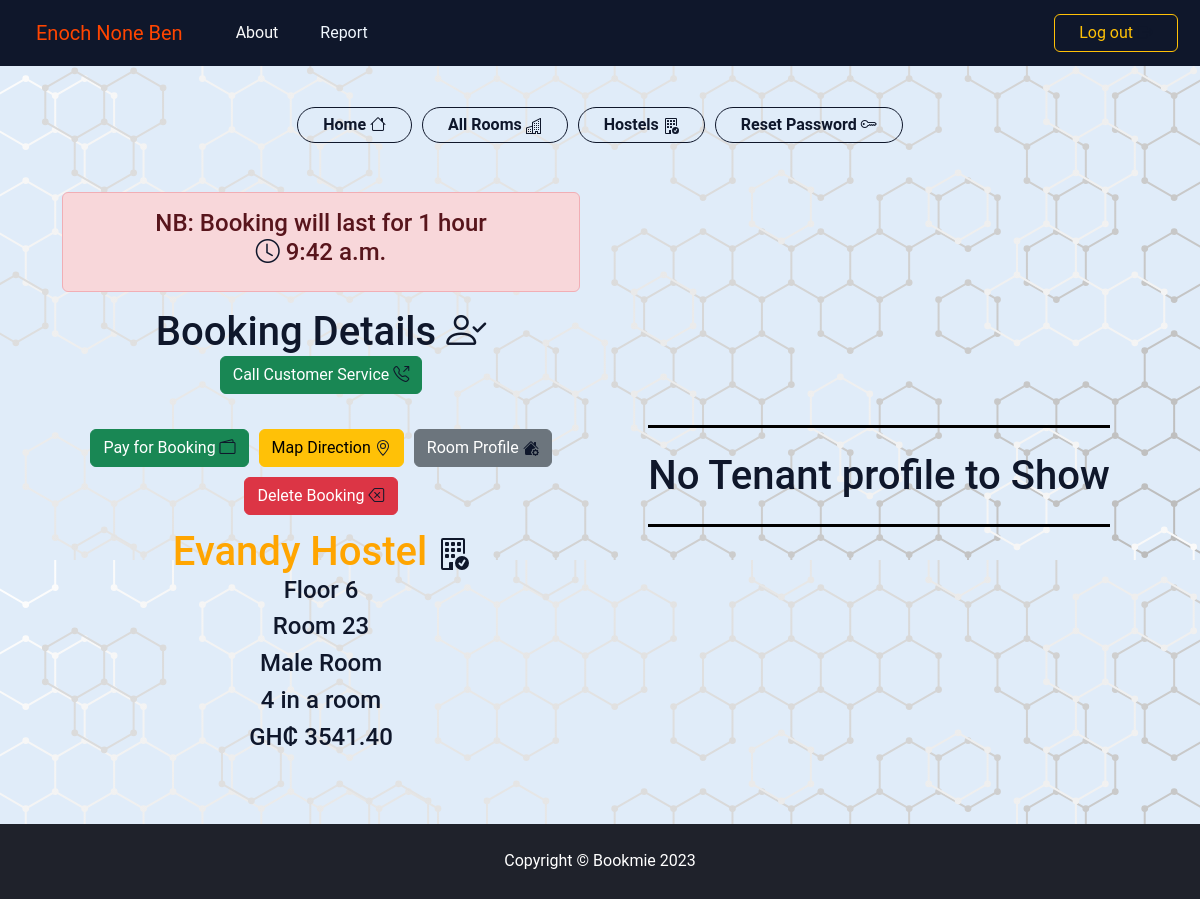
Before: /accounts/booking-and-payments/ (signed in) with the older database file.
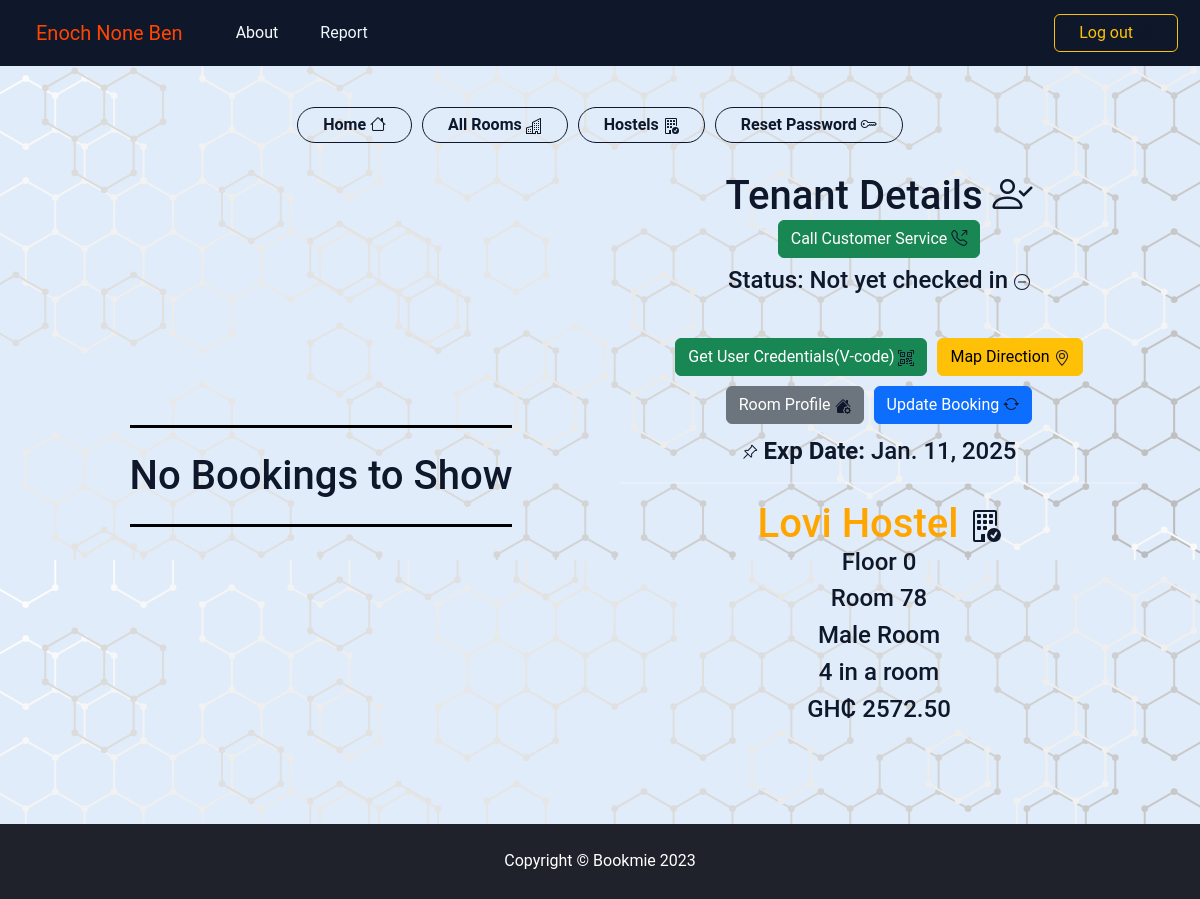
After: the same page with the newer database file.
### core/models.py (models this page shows, shortened)
class Booking(models.Model):
    room = models.ForeignKey(RoomProfile, on_delete=models.CASCADE)
    room_number = models.CharField(max_length=20)
    hostel = models.ForeignKey(HostelProfile, on_delete=models.CASCADE)
    campus = models.ForeignKey(CampusProfile, on_delete=models.CASCADE)
    user = models.ForeignKey(CustomUser, on_delete=models.CASCADE)
    student_id = models.CharField(max_length=20)
    booking_id = models.UUIDField(primary_key=True, default=uuid.uuid4, editable=False, unique=True)
    start_time = models.DateTimeField(auto_now_add=True)
    end_time = models.DateTimeField(null=True, blank=True)
    status = models.CharField(max_length=20)
    payed = models.BooleanField(default=False)
    is_updating_vcode = models.BooleanField(default=False)
    class Meta:
        ordering = ('-start_time',)

class Tenant(models.Model):
    user = models.ForeignKey(CustomUser, on_delete=models.CASCADE)
    tenant_id = models.UUIDField(primary_key=True, default=uuid.uuid4, editable=False, unique=True)
    room = models.ForeignKey(RoomProfile, on_delete=models.CASCADE)
    hostel = models.ForeignKey(HostelProfile, on_delete=models.CASCADE)
    payed = models.BooleanField(default=False)
    checked_in = models.BooleanField(default=False)
    verification_code = models.CharField(max_length=700,
                                        default='unavailable',
                                        unique=True,
                                        editable=False)
    start_date = models.DateTimeField(auto_now_add=True)
    end_date = models.DateTimeField()
    class Meta:
        ordering = ('-start_date',)

### hostel_app/models.py (models this page shows, shortened)
class HostelProfile(models.Model):
    hostel_name = models.CharField(max_length=50)
    hostel_id = models.UUIDField(default=uuid.uuid4,
                                 editable=False, unique=True)
    hostel_code = models.CharField(max_length=100,
                                   null=True, blank=True,
                                   unique=True)
    hostel_image = models.ImageField(upload_to='HostelProfiles',
                                      default='unavailable.jpg')
    hostel_manager_profile_picture = models.ImageField(default="unknown_profile.jpg", upload_to="ManagersProfilePictures")
    room_image =  models.ImageField(upload_to='RoomImages',verbose_name="Image of one room",
                                      default='unavailable.jpg')
    room_image2 = models.ImageField(upload_to='RoomImages',verbose_name="Image2 of one room",
                                      default='unavailable.jpg')
    room_image3 = models.ImageField(upload_to='RoomImages',verbose_name="Image3 of one room",
                                      default='unavailable.jpg')
    category = models.CharField(max_length=15,
                                    verbose_name='type',default='Hostel',
                                    blank=False, choices=category)
    rating = models.IntegerField(choices=rating, verbose_name='Stars',
                                       default=1)
    price_range = models.CharField(max_length=50,
                                   default='unavailable',
                                   blank=True)
    number_of_rooms = models.IntegerField(default=5)
    campus = models.ForeignKey(CampusProfile, on_delete=models.SET_NULL, null=True)
    hostel_manager = models.OneToOneField(CustomUser, on_delete=models.SET_NULL,
                                          related_name='hostels', null=True,)
    hostel_email = models.EmailField(blank=True)
    account_number = models.CharField(max_length=70,
                                      default='unavailable',)
    bank_code = models.CharField(max_length=50, choices=Banks ,default='unavailable')
    mobile_money = models.CharField(max_length=14,
                                    default='unavailable',)
    manager_contact = models.CharField(max_length=10, blank=True,
                                       verbose_name="Manager's Contact")
    hostel_contact = models.CharField(max_length=10, verbose_name="Hostel's Contact")
    other_contact = models.CharField(max_length=10, blank=True)
    location = models.CharField(max_length=500, default="location unavailable")
    main_website = models.URLField(null=True, blank=True,
                                verbose_name='Hostel Website')
    verified = models.BooleanField(default=False)
    occupied = models.BooleanField(default=False)
    address = map_fields.AddressField(max_length=200, blank=True, null=True)
    geolocation = map_fields.GeoLocationField(max_length=500, blank=True, null=True)
    facilities = models.TextField(default="unavailable")
    class Meta:
        db_table = 'hostel_profiles'
        ordering = ('-hostel_name',)

### rooms_app/models.py (models this page shows, shortened)
class RoomProfile(models.Model):
    room_no = models.CharField(max_length=20,default=000,verbose_name='Room number')
    floor_no = models.IntegerField(default=0,verbose_name='Floor number')
    room_id = models.UUIDField(primary_key=True, default=uuid.uuid4, editable=False, unique=True)
    hostel = models.ForeignKey(HostelProfile, on_delete=models.CASCADE,
                               related_name='rooms')
    campus = models.ForeignKey(CampusProfile, on_delete=models.SET_NULL,
                                verbose_name="Campus where Room is located",
                                null=True)
    room_capacity = models.PositiveIntegerField(default=4)
    bed_space_left = models.IntegerField(default=0)
    gender = models.CharField(max_length=20,
                            choices=[('female','female'),('male','male'),('open','open')],
                            verbose_name="Gender of room",
                            default="open")
    room_price = models.DecimalField(blank=False, decimal_places=2, max_digits=8)
    ptf_room_price = models.DecimalField(default=0.0, editable=False, decimal_places=2, max_digits=8)
    """
    field just there to compare and check if the field "room price"
    has been changed or not when the save method is called on an object
    """
    previous_price_check = models.DecimalField(blank=True, editable=False,
                                      null=True, decimal_places=2, max_digits=7)
    rating = models.IntegerField(choices=rating ,blank=False,
                                 default='⭐', )
    booking_count = models.PositiveIntegerField(default=0)
    booking_occupied = models.BooleanField(default=False)
    platform_occupied = models.BooleanField(default=False)
    occupied = models.BooleanField(default=False)
    inbuilt_kitchen = models.BooleanField(default=False)
    """ if room does not contain bathroom then it is shared """
    inbuilt_bathroom = models.BooleanField(default=False)
    inbuilt_balcony = models.BooleanField(default=False)
    air_condition = models.BooleanField(default=False)
    class Meta:
        db_table = "room_profiles"
    def save(self, *args, **kwargs):
        if self.room_price!=self.previous_price_check:
            addtional_pricing: float = float(self.room_price) * settings.SUPPLY_COST_PERCENTAGE
            self.ptf_room_price = float(self.room_price) + addtional_pricing
            self.previous_price_check = self.room_price
        else:
            """
            Do nothing to ptf price if room price is still the same,
            could be that the room has been updated but not the
            price which does not need to be updated
            """
            pass
        return super().save(*args, **kwargs)

### accounts/views.py (the view)
# urls.py: path('booking-and-payments/', views.booking_and_payments, name='booking-and-payments'),
@login_required()
def booking_and_payments(request):
    get_user = CustomUser.objects.get(id=request.user.id)
    if Booking.objects.filter(user=request.user).exists():
        booking = Booking.objects.get(user=request.user)
        tenant = False
        context = {'user':get_user, 'tenant':tenant,'booking': booking,}
        return render(request, 'booking_and_payments.html',context=context)
    elif Tenant.objects.filter(user=request.user).exists():
        tenant = Tenant.objects.get(user=request.user)
        booking = False
        context = {'user':get_user,'booking': booking,'tenant':tenant}
        return render(request, 'booking_and_payments.html',context=context)
    else:
        return render(request, 'booking_and_payments.html')

### templates/booking_and_payments.html (shortened to what the changed rows need)
{% load static %}
<!DOCTYPE html>
<html lang="en">
  <head>
    <link
      href="{% static 'profileStaticfiles/css/styles.css' %}"
      rel="stylesheet"
    />
    <link
      href="https://cdn.jsdelivr.net/npm/bootstrap@5.3.2/dist/css/bootstrap.min.css"
      rel="stylesheet"
    />
    <link
      href="https://cdn.jsdelivr.net/npm/bootstrap-icons@1.5.0/font/bootstrap-icons.css"
      rel="stylesheet"
    />
    <link
      rel="stylesheet"
      href="{% static 'booking_and_payments/styles.css' %}"
    />
  </head>
  <body>
    <br />
    <br />
    <br />
    <div class="container py-4">
      <div class="left-half">
        <div class="user-info">
          {% if booking %}
          <div>
            <div class="alert alert-danger" role="alert">
              <h4 style="text-align: center">
                NB: Booking will last for 1 hour
                <br>
                <i class="bi bi-clock"></i> {{ booking.end_time.time }}
              </h4>
            </div>
            <h1>
              Booking Details
              <i class="bi bi-person-check"></i>
            </h1>
            <a href="tel:0206237060" type="button" class="btn btn-success">Call Customer Service
              <i class="bi bi-telephone-outbound"></i>
            </a>
            <div class="box mb-4">
              <div class="">
                <a
                  href="{% url 'payments:init-payment' booking.room.room_id %}"
                  class="btn btn-success"
                >
                  Pay for Booking
                  <i class="bi bi-wallet2"></i>
                </a>
              </div>
              <div class="">
                <a
                  href="{%  url 'maps:hostel-direction' booking.room.hostel.hostel_id %}"
                  id="direction"
                  class="btn btn-warning"
                  >
                  Map Direction
                </a
                >
              </div>
              <div class="">
                <a
                  href="{% url 'rooms:profile' booking.room.room_id %}"
                  class="btn btn-secondary"
                >
                  Room Profile
                </a>
              </div>
              <div class="">
                <a
                  href="{% url 'core:delete-booking' %}"
                  class="btn btn-danger"
                >
                  Delete Booking
                  <i class="bi bi-backspace"></i>
                </a>
              </div>
            </div>
            <br />
            <h1 style="color: orange;">{{ booking.hostel.hostel_name }}
            </h1>
            <h4>Floor {{ booking.room.floor_no }}</h4>
            <h4>Room {{ booking.room.room_no }}</h4>
            <h4>{{ booking.room.gender.capitalize }} Room</h4>
            <h4>{{ booking.room.room_capacity }} in a room</h4>
            <h4>GH₵ {{ booking.room.ptf_room_price }}</h4>
          </div>
          {% else %}
          <h1 class="empty py-4">No Bookings to Show</h1>
          {% endif %}
        </div>
      </div>
      <div class="right-half">
        {% if tenant %}
        <div>
          <h1>Tenant Details
          <i class="bi bi-person-check"></i>
          </h1>
          <a href="tel:0206237060" type="button" class="btn btn-success mb-2">Call Customer Service
            <i class="bi bi-telephone-outbound"></i>
          </a>
          {% if tenant.checked_in %}
          <h4>
            Status: Checked in
            <svg
              xmlns="http://www.w3.org/2000/svg"
              width="16"
              height="16"
              fill="currentColor"
              class="bi bi-check-circle"
              viewBox="0 0 16 16"
            >
              <path
                d="M8 15A7 7 0 1 1 8 1a7 7 0 0 1 0 14m0 1A8 8 0 1 0 8 0a8 8 0 0 0 0 16"
              />
              <path
                d="M10.97 4.97a.235.235 0 0 0-.02.022L7.477 9.417 5.384 7.323a.75.75 0 0 0-1.06 1.06L6.97 11.03a.75.75 0 0 0 1.079-.02l3.992-4.99a.75.75 0 0 0-1.071-1.05"
              />
            </svg>
          </h4>
          {% else %}
          <h4>
            Status: Not yet checked in
            <svg
              xmlns="http://www.w3.org/2000/svg"
              width="16"
              height="16"
              fill="currentColor"
              class="bi bi-dash-circle"
              viewBox="0 0 16 16"
            >
              <path
                d="M8 15A7 7 0 1 1 8 1a7 7 0 0 1 0 14m0 1A8 8 0 1 0 8 0a8 8 0 0 0 0 16"
              />
              <path
                d="M4 8a.5.5 0 0 1 .5-.5h7a.5.5 0 0 1 0 1h-7A.5.5 0 0 1 4 8"
              />
            </svg>
          </h4>
          {% endif %}
          <div class="box mb-5">
            <div class="">
              <a
                href="{% url 'payments:tenant-authentication' %}"
                class="btn btn-success"
              >
                Get User Credentials(V-code)
              </a>
            </div>
            <div class="">
              <a
                href="{%  url 'maps:hostel-direction' tenant.room.hostel.hostel_id %}"
                id="direction"
                class="btn btn-warning"
              >
                Map Direction
              </a>
            </div>
            <div class="">
              <a
                href="{% url 'rooms:profile' tenant.room.room_id %}"
                class="btn btn-secondary"
              >
                Room Profile
              </a>
            </div>
            <div class="">
              <form method="POST" action="{% url 'core:update-v-code' %}">
                <button type="submit" class="btn btn-primary">
                  Update Booking
                <i class="bi bi-arrow-repeat"></i>
                </button>
              </form>
            </div>
          </div>
          <h4>
            <strong> Exp Date:</strong> {{ tenant.end_date.date }}
          </h4>
          <hr />
          <h1 style="color: orange;">{{ tenant.room.hostel.hostel_name }}
          </h1>
          <h4>Floor {{ tenant.room.floor_no }}</h4>
          <h4>Room {{ tenant.room.room_no }}</h4>
          <h4>{{ tenant.room.gender.capitalize }} Room</h4>
          <h4>{{ tenant.room.room_capacity }} in a room</h4>
          <h4>GH₵ {{ tenant.room.ptf_room_price }}</h4>
          <br />
        </div>
        <br />
        {% else %}
        <h1 class="empty py-4">No Tenant profile to Show</h1>
        {% endif %}
      </div>
    </div>
  </body>
</html>

Changed rows visible on the page:
removed Booking: end_time.time "9:42 a.m.", hostel.hostel_name "Evandy Hostel", room.floor_no "6", room.room_no "23", room.gender "Male", room.room_capacity "4", room.ptf_room_price "3541.40"
added Tenant: end_date "Jan. 11, 2025", room.hostel.hostel_name "Lovi Hostel", room.floor_no "0", room.room_no "78", room.gender "Male", room.room_capacity "4", room.ptf_room_price "2572.50"
Other visible differences:
text no longer shown: "NB: Booking will last for 1 hour Booking Details Pay for Booking Delete Booking No Tenant profile to Show"
text now shown: "No Bookings to Show Tenant Details Status: Not yet checked in Get User Credentials(V-code) Update Booking Exp Date:"
